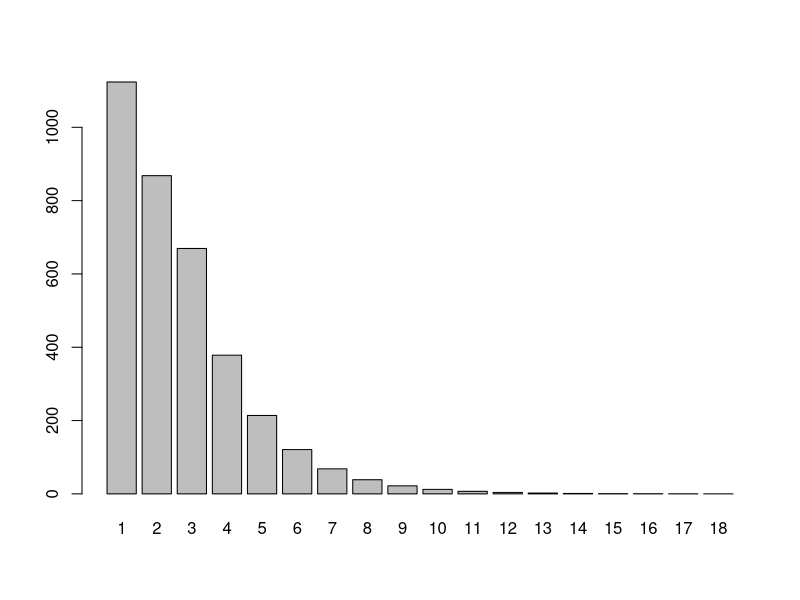
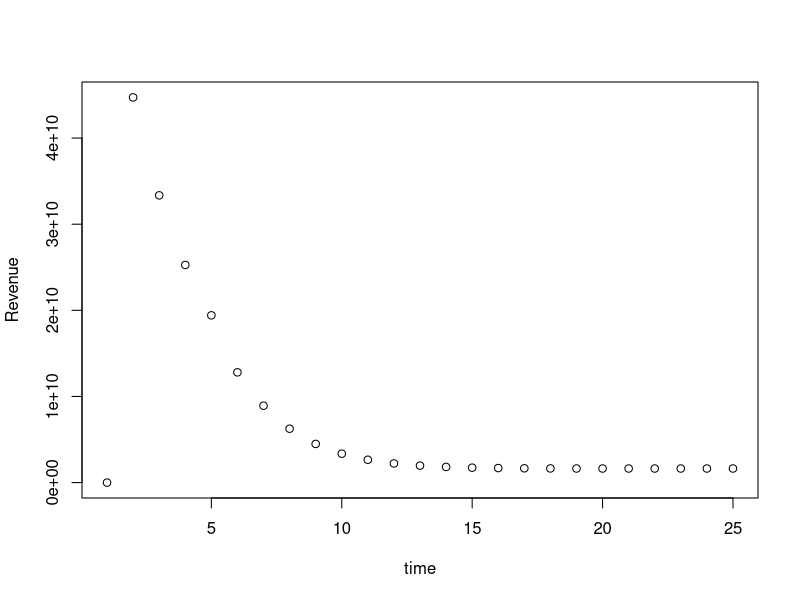

Recreate these plots in R, in order.
## ---- chunk 1
rm(list=ls())


#Set Model----
NumYears = 25

R0 = 10000

## ---- chunk 2
Linf = 122.1
K = 0.172
to = 0.919
  
Wa = 0.3
  
Wb = 2.824
  
#Length (cm) at which a fish is 50/95 percent vulnerable to fishing mortality
S50 = 26

S95 = 29

#Length (cm) at which a fish is 50/95 percent likely to be mature
m50 = 55

m95 = 62.7

#Natural mortality
M <- 0.258

F <- 0.3125

BHa <- 0.546 #this is made up
  
BHb <- 0.00089 #this is made up
  
## ---- chunk 3

#Our max age is 18 years
Age <- seq(1,18,1)

Length <- Linf*(1-exp(-K*(Age-to)))

#Converts lengths (cm) to weight (g)
Weight <- Wa*Length^Wb


Va = 1/(1 + exp(-log(19)*((Length - S50)/(S95 - S50))))

Ma =  1/(1 + exp(-log(19)*((Length - m50)/(m95 - m50))))

#fecundity - produce about 41 eggs per gram 
#SOURCE: https://www.scribd.com/doc/81002346/Crecimiento-y-Reproduccion-de-corvina
fa <- Weight*41

#Price per kg is dependent on size of fish
Price <- c(10,50,100)
## ---- chunk 4
N_at <- data.frame(matrix(data = NA, ncol = max(Age), nrow = NumYears))
colnames(N_at) = as.character(c(Age))

Recruitment <- vector(length = NumYears)

Catch <- data.frame(matrix(data = NA, ncol = max(Age) + 1, nrow = NumYears))
colnames(Catch) <- as.character(c(Age,'Total'))
                        

Revenue <- data.frame(matrix(data = NA, ncol = 4, nrow = NumYears))
colnames(Revenue) =c('small',
                     'med',
                     'large',
                     'total')

## ---- chunk 5
N_at[1,1] = R0

for (t in 2:NumYears){
  
  for (a in 1:17){
  
  #  Set inital condition in year t = 0 (assumes no fishing)
    N_at[1,a+1] = N_at[1,(a)]*exp(-M)
    
    Recruitment[1] = sum(N_at[1,]*fa*Ma)
    
    Catch[1,] = 0
    
  # Introduce fishing as Va*F  
    N_at[t,a+1] = exp(-M - Va[a]*F)*N_at[(t - 1),(a)]
    
    N_at[t,1] = Recruitment[t - 1]/(BHa + BHb*Recruitment[t - 1])
    
    Recruitment[t] = sum(N_at[t,]*fa*Ma)
    
    #Catch by cohort = number of individual age a in year t - indvid. age a captured in year t
    
     Catch[t,a+1] = N_at[(t),(a+1)]*(1 - exp(-M - Va[a+1]*F))
    
     Catch[t,1] = 0
    
  }
}
## ---- chunk 6

df.hist = stack(N_at[NumYears, ])

barplot(df.hist$values, names.arg = df.hist$ind)

CatchCurve <- lm(log(values) ~ ind, data = df.hist)

Z.est = -CatchCurve$coefficients[2]

print(Z.est)
## ---- chunk 7

#Calculate Revenue by commercial class------

for (t in 1:NumYears){

  Revenue[t,1] = sum(Weight[1:2]*Catch[t,1:2]*Price[1])
  
  Revenue[t,2] = sum(Weight[3:5]*Catch[t,3:5]*Price[2])
  
  Revenue[t,3] = sum(Weight[5:max(Age)]*Catch[t,5:max(Age)]*Price[3])
  
  Revenue[t,4] = sum(Revenue[t,1:3])
  
}
## ---- chunk 8
print(Revenue$total[NumYears])

plot(Revenue$total, xlab = "time", ylab = 'Revenue')

